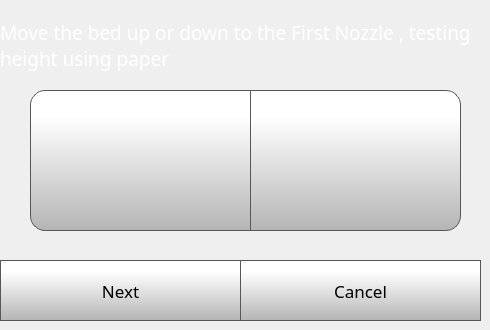
    <widget class="QWidget" name="nozzleHeightStep2Page">
     <widget class="QPushButton" name="nozzleHeightStep2CancelButton">
      <property name="geometry">
       <rect>
        <x>240</x>
        <y>260</y>
        <width>241</width>
        <height>61</height>
       </rect>
      </property>
      <property name="font">
       <font>
        <family>Gotham</family>
        <pointsize>13</pointsize>
       </font>
      </property>
      <property name="styleSheet">
       <string notr="true">QPushButton {
     border: 1px solid rgb(87, 87, 87);
	background-color: qlineargradient(spread:pad, x1:0, y1:1, x2:0, y2:0.188, stop:0 rgba(180, 180, 180, 255), stop:1 rgba(255, 255, 255, 255));


}

QPushButton:pressed {
    background-color: qlineargradient(x1: 0, y1: 0, x2: 0, y2: 1,
                                      stop: 0 #dadbde, stop: 1 #f6f7fa);
}

QPushButton:flat {
    border: none; /* no border for a flat push button */
}

QPushButton:default {
    border-color: navy; /* make the default button prominent */
}

QPushButton:focus {
	outline: none;
}</string>
      </property>
      <property name="text">
       <string>Cancel</string>
      </property>
      <property name="iconSize">
       <size>
        <width>40</width>
        <height>40</height>
       </size>
      </property>
     </widget>
     <widget class="QLabel" name="caliberateLabel_18">
      <property name="geometry">
       <rect>
        <x>0</x>
        <y>10</y>
        <width>471</width>
        <height>71</height>
       </rect>
      </property>
      <property name="font">
       <font>
        <family>Gotham</family>
        <pointsize>14</pointsize>
        <weight>50</weight>
        <bold>false</bold>
       </font>
      </property>
      <property name="styleSheet">
       <string notr="true">color: rgb(255, 255, 255);</string>
      </property>
      <property name="text">
       <string>Move the bed up or down to the First Nozzle , testing height using paper</string>
      </property>
      <property name="wordWrap">
       <bool>true</bool>
      </property>
     </widget>
     <widget class="QPushButton" name="nozzleHeightStep2NextButton">
      <property name="geometry">
       <rect>
        <x>0</x>
        <y>260</y>
        <width>241</width>
        <height>61</height>
       </rect>
      </property>
      <property name="font">
       <font>
        <family>Gotham</family>
        <pointsize>13</pointsize>
       </font>
      </property>
      <property name="styleSheet">
       <string notr="true">QPushButton {
     border: 1px solid rgb(87, 87, 87);
	background-color: qlineargradient(spread:pad, x1:0, y1:1, x2:0, y2:0.188, stop:0 rgba(180, 180, 180, 255), stop:1 rgba(255, 255, 255, 255));


}

QPushButton:pressed {
    background-color: qlineargradient(x1: 0, y1: 0, x2: 0, y2: 1,
                                      stop: 0 #dadbde, stop: 1 #f6f7fa);
}

QPushButton:flat {
    border: none; /* no border for a flat push button */
}

QPushButton:default {
    border-color: navy; /* make the default button prominent */
}

QPushButton:focus {
	outline: none;
}</string>
      </property>
      <property name="text">
       <string>Next</string>
      </property>
      <property name="iconSize">
       <size>
        <width>40</width>
        <height>40</height>
       </size>
      </property>
     </widget>
     <widget class="QPushButton" name="moveZMCaliberateButton">
      <property name="geometry">
       <rect>
        <x>250</x>
        <y>90</y>
        <width>211</width>
        <height>141</height>
       </rect>
      </property>
      <property name="minimumSize">
       <size>
        <width>0</width>
        <height>0</height>
       </size>
      </property>
      <property name="font">
       <font>
        <family>Gotham</family>
        <pointsize>15</pointsize>
       </font>
      </property>
      <property name="styleSheet">
       <string notr="true">QPushButton {
     border: 1px solid rgb(87, 87, 87);

	background-color: qlineargradient(spread:pad, x1:0, y1:1, x2:0, y2:0.188, stop:0 rgba(180, 180, 180, 255), stop:1 rgba(255, 255, 255, 255));
	border-bottom-right-radius: 15px;
	border-top-right-radius: 15px;
}

QPushButton:pressed {
    background-color: qlineargradient(x1: 0, y1: 0, x2: 0, y2: 1,
                                      stop: 0 #dadbde, stop: 1 #f6f7fa);
}

QPushButton:flat {
    border: none; /* no border for a flat push button */
}

QPushButton:default {
    border-color: navy; /* make the default button prominent */
}

QPushButton:focus {
	outline: none;
}</string>
      </property>
      <property name="text">
       <string/>
      </property>
      <property name="icon">
       <iconset>
        <normaloff>../../Julia2018ProSingleTouchUI/octoprint_Julia2018ProSingleTouchUI/templates/img/arrows.png</normaloff>../../Julia2018ProSingleTouchUI/octoprint_Julia2018ProSingleTouchUI/templates/img/arrows.png</iconset>
      </property>
      <property name="iconSize">
       <size>
        <width>40</width>
        <height>40</height>
       </size>
      </property>
      <property name="checkable">
       <bool>false</bool>
      </property>
      <property name="autoDefault">
       <bool>false</bool>
      </property>
      <property name="default">
       <bool>false</bool>
      </property>
      <property name="flat">
       <bool>false</bool>
      </property>
     </widget>
     <widget class="QPushButton" name="moveZPCaliberateButton">
      <property name="geometry">
       <rect>
        <x>30</x>
        <y>90</y>
        <width>221</width>
        <height>141</height>
       </rect>
      </property>
      <property name="minimumSize">
       <size>
        <width>0</width>
        <height>0</height>
       </size>
      </property>
      <property name="font">
       <font>
        <family>Gotham</family>
        <pointsize>15</pointsize>
       </font>
      </property>
      <property name="styleSheet">
       <string notr="true">QPushButton {
     border: 1px solid rgb(87, 87, 87);

	background-color: qlineargradient(spread:pad, x1:0, y1:1, x2:0, y2:0.188, stop:0 rgba(180, 180, 180, 255), stop:1 rgba(255, 255, 255, 255));
	border-bottom-left-radius: 15px;
	border-top-left-radius: 15px;
}

QPushButton:pressed {
    background-color: qlineargradient(x1: 0, y1: 0, x2: 0, y2: 1,
                                      stop: 0 #dadbde, stop: 1 #f6f7fa);
}

QPushButton:flat {
    border: none; /* no border for a flat push button */
}

QPushButton:default {
    border-color: navy; /* make the default button prominent */
}

QPushButton:focus {
	outline: none;
}</string>
      </property>
      <property name="text">
       <string/>
      </property>
      <property name="icon">
       <iconset>
        <normaloff>../../Julia2018ProSingleTouchUI/octoprint_Julia2018ProSingleTouchUI/templates/img/arrows-5.png</normaloff>../../Julia2018ProSingleTouchUI/octoprint_Julia2018ProSingleTouchUI/templates/img/arrows-5.png</iconset>
      </property>
      <property name="iconSize">
       <size>
        <width>40</width>
        <height>40</height>
       </size>
      </property>
      <property name="checkable">
       <bool>false</bool>
      </property>
      <property name="autoDefault">
       <bool>false</bool>
      </property>
      <property name="default">
       <bool>false</bool>
      </property>
      <property name="flat">
       <bool>false</bool>
      </property>
     </widget>
    </widget>
